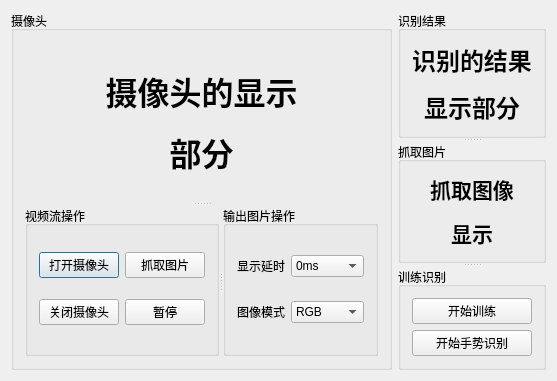
<?xml version="1.0" encoding="UTF-8"?>
<ui version="4.0">
 <class>HandGestureDialog</class>
 <widget class="QDialog" name="HandGestureDialog">
  <property name="windowModality">
   <enum>Qt::NonModal</enum>
  </property>
  <property name="geometry">
   <rect>
    <x>0</x>
    <y>0</y>
    <width>549</width>
    <height>360</height>
   </rect>
  </property>
  <property name="windowTitle">
   <string>简单手势识别</string>
  </property>
  <property name="modal">
   <bool>false</bool>
  </property>
  <layout class="QVBoxLayout" name="verticalLayout_5">
   <item>
    <layout class="QHBoxLayout" name="horizontalLayout">
     <item>
      <widget class="QGroupBox" name="groupBox">
       <property name="title">
        <string>摄像头</string>
       </property>
       <layout class="QVBoxLayout" name="verticalLayout">
        <item>
         <widget class="QSplitter" name="splitter_2">
          <property name="orientation">
           <enum>Qt::Vertical</enum>
          </property>
          <widget class="QLabel" name="label_CameraShow">
           <property name="text">
            <string>&lt;html&gt;&lt;head/&gt;&lt;body&gt;&lt;p align=&quot;center&quot;&gt;&lt;span style=&quot; font-size:24pt; font-weight:600;&quot;&gt;摄像头的显示&lt;/span&gt;&lt;/p&gt;&lt;p align=&quot;center&quot;&gt;&lt;span style=&quot; font-size:24pt; font-weight:600;&quot;&gt;部分&lt;/span&gt;&lt;/p&gt;&lt;/body&gt;&lt;/html&gt;</string>
           </property>
          </widget>
          <widget class="QSplitter" name="splitter">
           <property name="orientation">
            <enum>Qt::Horizontal</enum>
           </property>
           <widget class="QGroupBox" name="groupBox_2">
            <property name="title">
             <string>视频流操作</string>
            </property>
            <layout class="QGridLayout" name="gridLayout_3">
             <item row="0" column="0">
              <widget class="QPushButton" name="pushButton_OpenCamera">
               <property name="text">
                <string>打开摄像头</string>
               </property>
              </widget>
             </item>
             <item row="0" column="1">
              <widget class="QPushButton" name="pushButton_SnapImage">
               <property name="text">
                <string>抓取图片</string>
               </property>
              </widget>
             </item>
             <item row="1" column="0">
              <widget class="QPushButton" name="pushButton_CloseCamera">
               <property name="text">
                <string>关闭摄像头</string>
               </property>
              </widget>
             </item>
             <item row="1" column="1">
              <widget class="QPushButton" name="pushButton_ShowPause">
               <property name="text">
                <string>暂停</string>
               </property>
              </widget>
             </item>
            </layout>
           </widget>
           <widget class="QGroupBox" name="groupBox_3">
            <property name="title">
             <string>输出图片操作</string>
            </property>
            <layout class="QGridLayout" name="gridLayout">
             <item row="0" column="0">
              <widget class="QLabel" name="label">
               <property name="text">
                <string>显示延时</string>
               </property>
              </widget>
             </item>
             <item row="0" column="1">
              <widget class="QComboBox" name="comboBox_ShowDelay">
               <item>
                <property name="text">
                 <string>0ms</string>
                </property>
               </item>
               <item>
                <property name="text">
                 <string>100ms</string>
                </property>
               </item>
               <item>
                <property name="text">
                 <string>200ms</string>
                </property>
               </item>
               <item>
                <property name="text">
                 <string>300ms</string>
                </property>
               </item>
               <item>
                <property name="text">
                 <string>400ms</string>
                </property>
               </item>
               <item>
                <property name="text">
                 <string>500ms</string>
                </property>
               </item>
              </widget>
             </item>
             <item row="1" column="0">
              <widget class="QLabel" name="label_2">
               <property name="text">
                <string>图像模式</string>
               </property>
              </widget>
             </item>
             <item row="1" column="1">
              <widget class="QComboBox" name="comboBox_ImageMode">
               <item>
                <property name="text">
                 <string>RGB</string>
                </property>
               </item>
               <item>
                <property name="text">
                 <string>HSV</string>
                </property>
               </item>
               <item>
                <property name="text">
                 <string>YCBCR</string>
                </property>
               </item>
               <item>
                <property name="text">
                 <string>YUV</string>
                </property>
               </item>
              </widget>
             </item>
            </layout>
           </widget>
          </widget>
         </widget>
        </item>
       </layout>
      </widget>
     </item>
     <item>
      <widget class="QSplitter" name="splitter_3">
       <property name="orientation">
        <enum>Qt::Vertical</enum>
       </property>
       <widget class="QGroupBox" name="groupBox_5">
        <property name="title">
         <string>识别结果</string>
        </property>
        <layout class="QVBoxLayout" name="verticalLayout_3">
         <item>
          <widget class="QLabel" name="label_ShowResult">
           <property name="text">
            <string>&lt;html&gt;&lt;head/&gt;&lt;body&gt;&lt;p align=&quot;center&quot;&gt;&lt;span style=&quot; font-size:18pt; font-weight:600;&quot;&gt;识别的结果&lt;/span&gt;&lt;/p&gt;&lt;p align=&quot;center&quot;&gt;&lt;span style=&quot; font-size:18pt; font-weight:600;&quot;&gt;显示部分&lt;/span&gt;&lt;/p&gt;&lt;/body&gt;&lt;/html&gt;</string>
           </property>
          </widget>
         </item>
        </layout>
       </widget>
       <widget class="QGroupBox" name="groupBox_6">
        <property name="title">
         <string>抓取图片</string>
        </property>
        <layout class="QVBoxLayout" name="verticalLayout_4">
         <item>
          <widget class="QLabel" name="label_ShowSnap">
           <property name="text">
            <string>&lt;html&gt;&lt;head/&gt;&lt;body&gt;&lt;p align=&quot;center&quot;&gt;&lt;span style=&quot; font-size:16pt; font-weight:600;&quot;&gt;抓取图像&lt;/span&gt;&lt;/p&gt;&lt;p align=&quot;center&quot;&gt;&lt;span style=&quot; font-size:16pt; font-weight:600;&quot;&gt;显示&lt;/span&gt;&lt;/p&gt;&lt;/body&gt;&lt;/html&gt;</string>
           </property>
          </widget>
         </item>
        </layout>
       </widget>
       <widget class="QGroupBox" name="groupBox_4">
        <property name="title">
         <string>训练识别</string>
        </property>
        <layout class="QVBoxLayout" name="verticalLayout_2">
         <item>
          <spacer name="verticalSpacer_2">
           <property name="orientation">
            <enum>Qt::Vertical</enum>
           </property>
           <property name="sizeHint" stdset="0">
            <size>
             <width>20</width>
             <height>40</height>
            </size>
           </property>
          </spacer>
         </item>
         <item>
          <widget class="QPushButton" name="pushButton_StartTrain">
           <property name="text">
            <string>开始训练</string>
           </property>
          </widget>
         </item>
         <item>
          <widget class="QPushButton" name="pushButton_StartRecongnise">
           <property name="text">
            <string>开始手势识别</string>
           </property>
          </widget>
         </item>
         <item>
          <spacer name="verticalSpacer_3">
           <property name="orientation">
            <enum>Qt::Vertical</enum>
           </property>
           <property name="sizeHint" stdset="0">
            <size>
             <width>20</width>
             <height>40</height>
            </size>
           </property>
          </spacer>
         </item>
         <item>
          <spacer name="verticalSpacer">
           <property name="orientation">
            <enum>Qt::Vertical</enum>
           </property>
           <property name="sizeHint" stdset="0">
            <size>
             <width>20</width>
             <height>40</height>
            </size>
           </property>
          </spacer>
         </item>
        </layout>
       </widget>
      </widget>
     </item>
    </layout>
   </item>
  </layout>
 </widget>
 <layoutdefault spacing="6" margin="11"/>
 <resources/>
 <connections/>
</ui>
